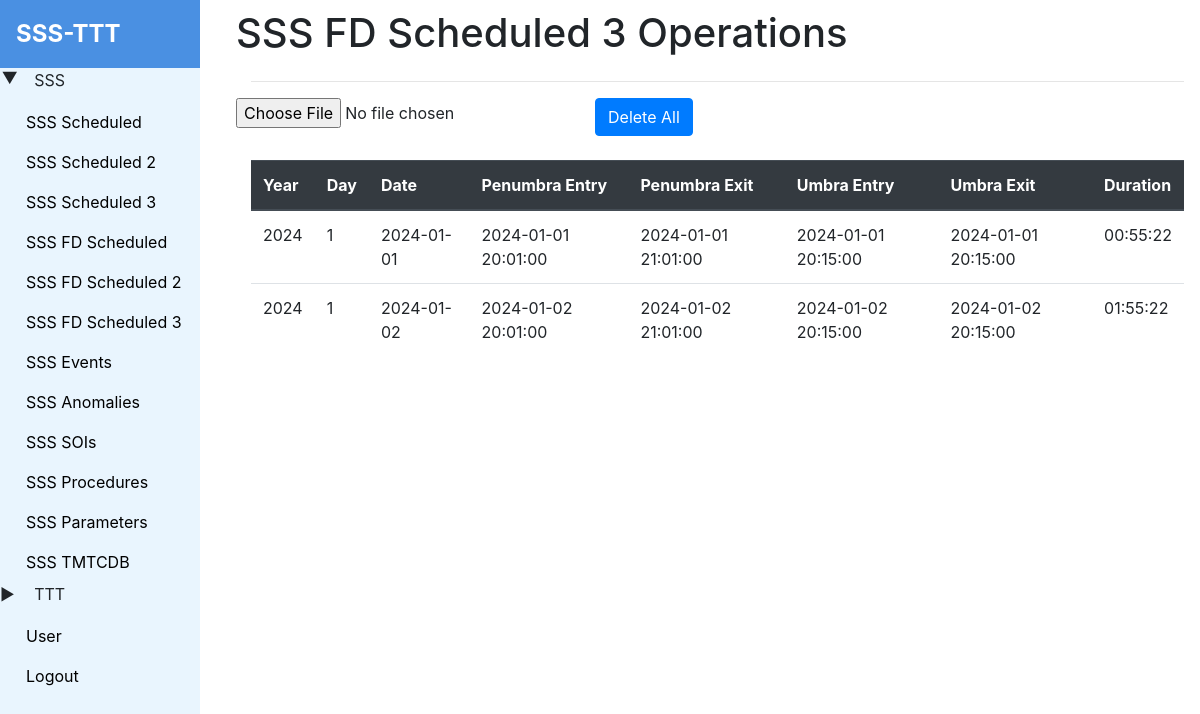
Before: /fd_schedules_3 (signed in) with the older database file.
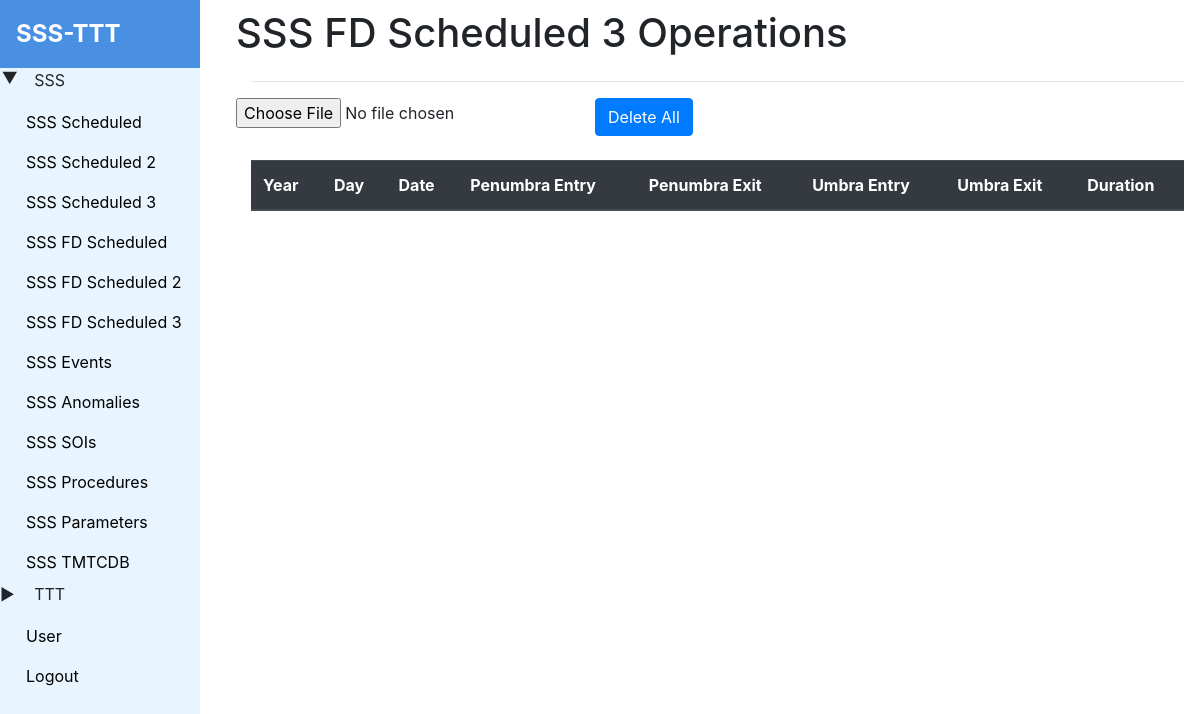
After: the same page with the newer database file.
### tables this page shows
CREATE TABLE 't_fd_schedule_3' (
        id INTEGER PRIMARY KEY AUTOINCREMENT,
        year INTEGER,
        day INTEGER,
        date DATE,
        penumbra_entry DATETIME NOT NULL,
        penumbra_exit DATETIME,
        umbra_entry DATETIME,
        umbra_exit DATETIME,
        duration VARCHAR(1000)
    );

### app.py (the view)
@app.route('/fd_schedules_3', methods=['GET'])
@check_login
def get_fd_schedules_3():
    t_fd_schedule_3 = filter_data('t_fd_schedule_3')
    print(t_fd_schedule_3)
    return render_template('fd_schedule_3/fd_schedule.html',
                           fd_schedules = t_fd_schedule_3,
                           menuVal = 'submenu1',
                           is_admin = session.get('user')
                        )

### app.py (called while the page is built)
def check_login(f):
    @wraps(f)
    def decorated_function(*args, **kwargs):
        if session.get('user') is None:
            return redirect(url_for('login'))
        return f(*args, **kwargs)
    return decorated_function

### db_helper.py (called while the page is built, shortened)
def filter_data(table_name: str, **kwargs):
    cursor = conn.cursor()
    query = f"SELECT * FROM {table_name}"
    conditions = []
    if conditions:
        query += " WHERE " + " AND ".join(conditions)
    cursor.execute(query)
    return cursor.fetchall()

### templates/fd_schedule_3/fd_schedule.html (shortened to what this page needs)
{% extends 'base.html' %}
{% block content %}
    <div class="schedule-main">
        <div class="row">
            <h1> SSS FD Scheduled 3 Operations</h1>
        </div>
        <hr>
        <div class="row">
            <div clas="col-md-1">
            {% if is_admin %}
                <form method="post" action="/api/fd_schedule_3/upload" enctype="multipart/form-data">
                    <input type="file" name="file" onchange="this.form.submit()">
                </form>
            {% endif %}
            </div>
            {% if is_admin %}
            <div class="col-md-2">
                <form method="get" action="/api/delete/all/51">
                    <button type="submit" class="btn btn-primary">Delete All</button>
                </form>
            </div>
            {% endif %}
        </div>
        <br>
        <table class="table">
            <thead class="thead-dark">
                <tr>
                    <th>Year</th>
                    <th>Day</th>
                    <th>Date</th>
                    <th>Penumbra Entry</th>
                    <th>Penumbra Exit</th>
                    <th>Umbra Entry</th>
                    <th>Umbra Exit</th>
                    <th>Duration</th>
                </tr>
            </thead>
            <tbody>
                {% for row in fd_schedules %}
                <tr>
                    <td>{{ row[1] }}</td>
                    <td>{{ row[2] }}</td>
                    <td>{{ row[3] }}</td>
                    <td>{{ row[4] }}</td>
                    <td>{{ row[5] }}</td>
                    <td>{{ row[6] }}</td>
                    <td>{{ row[7] }}</td>
                    <td>{{ row[8] }}</td>
                </tr>
                {% endfor %}
            </tbody>
        </table>
    </div>
{% endblock %}

Changed rows visible on the page:
removed t_fd_schedule_3: year "2024", day "1", date "2024-01-01", penumbra_entry "2024-01-01 20:01:00", penumbra_exit "2024-01-01 21:01:00", umbra_entry "2024-01-01 20:15:00", umbra_exit "2024-01-01 20:15:00", duration "00:55:22"
removed t_fd_schedule_3: year "2024", day "1", date "2024-01-02", penumbra_entry "2024-01-02 20:01:00", penumbra_exit "2024-01-02 21:01:00", umbra_entry "2024-01-02 20:15:00", umbra_exit "2024-01-02 20:15:00", duration "01:55:22"
